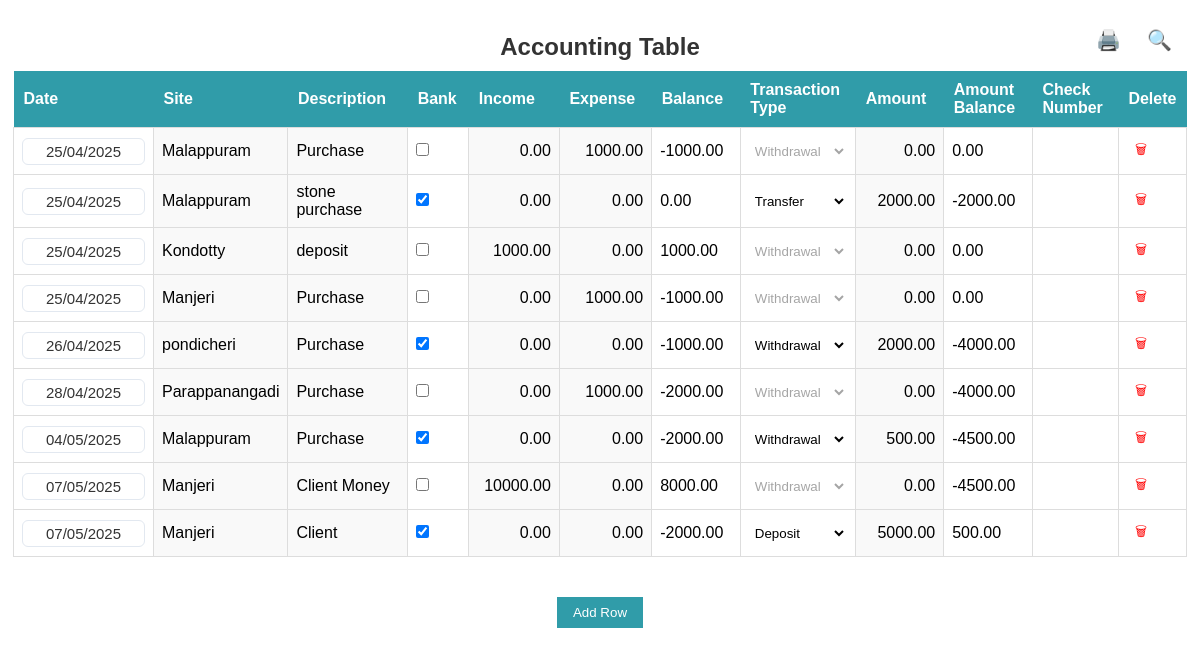
/acclive/, run on the app's committed database.
### acclive/models.py (models this page shows, shortened)
class TableEntry(models.Model):
    date = models.DateField(default=now)
    site_name = models.CharField(max_length=255)
    description = models.TextField(blank=True, null=True)
    bank = models.BooleanField(default=False)  # Checkbox for bank transaction
    income = models.DecimalField(max_digits=15, decimal_places=2, default=0.00)
    expense = models.DecimalField(max_digits=15, decimal_places=2, default=0.00)
    balance = models.DecimalField(max_digits=15, decimal_places=2, default=0.00, editable=False)
    transaction_type = models.CharField(
        max_length=20, choices=[("Withdrawal", "Withdrawal"), ("Transfer", "Transfer"), ("Deposit", "Deposit")],
        blank=True, null=True
    )
    amount = models.DecimalField(max_digits=15, decimal_places=2, default=0.00)
    amount_balance = models.DecimalField(max_digits=15, decimal_places=2, default=0.00, editable=False)
    check_number = models.CharField(max_length=50, blank=True, default="")
    deleted = models.BooleanField(default=False)  # Soft delete field

### acclive/views.py (the view)
# urls.py: path('', table_view, name='table'),
def table_view(request):
    entries = TableEntry.objects.filter(deleted=False).order_by("date")
    return render(request, 'table.html', {'entries': entries})

### acclive/templates/table.html (shortened to what this page needs)
<!DOCTYPE html>
<html lang="en">
<head>
    <link rel="stylesheet" href="https://cdn.jsdelivr.net/npm/flatpickr/dist/flatpickr.min.css">
</head>
<body>
<div class="table-container">
    <div class="table-header">
        <h1 class="table-title">Accounting Table</h1>
        <div style="position: absolute; top: 20px; right: 20px; display: flex; align-items: center;">
            <span id="printIcon" style="cursor: pointer; font-size: 20px; color: #309CA9; padding: 8px; border-radius: 50%; transition: background-color 0.3s; margin-right: 10px;" title="Print table">🖨️</span>
            <span id="searchIcon" style="cursor: pointer; font-size: 20px; color: #309CA9; padding: 8px; border-radius: 50%; transition: background-color 0.3s;" title="Search by date">🔍</span>
        </div>
    </div>
    <div style="overflow-x: auto;">
<table id="accounting-table">
    <thead>
        <tr>
            <th>Date</th><th>Site</th><th>Description</th><th>Bank</th>
            <th>Income</th><th>Expense</th><th>Balance</th>
            <th>Transaction Type</th><th>Amount</th><th>Amount Balance</th><th>Check Number</th>
            <th>Delete</th>
        </tr>
    </thead>
    <tbody>
        {% for entry in entries %}
        <tr data-id="{{ entry.id }}">
            <td><input type="text" class="date-input" value="{{ entry.date|date:'d/m/Y' }}" onchange="updateBalances()"></td>
            <td contenteditable="true" class="editable">{{ entry.site_name }}</td>
            <td contenteditable="true" class="editable">{{ entry.description }}</td>
            <td><input type="checkbox" class="bank-checkbox" {% if entry.bank %}checked{% endif %} onchange="toggleBankMode(this)"></td>
            <td contenteditable="true" class="editable numeric income" oninput="updateBalances()">{{ entry.income|default:"0.00" }}</td>
            <td contenteditable="true" class="editable numeric expense" oninput="updateBalances()">{{ entry.expense|default:"0.00" }}</td>
            <td class="balance">{{ entry.balance|default:"0.00" }}</td>
            <td>
                <select class="transaction-type" {% if not entry.bank %}disabled{% endif %} onchange="updateBalances()">
                    <option {% if entry.transaction_type == 'Withdrawal' %}selected{% endif %}>Withdrawal</option>
                    <option {% if entry.transaction_type == 'Transfer' %}selected{% endif %}>Transfer</option>
                    <option {% if entry.transaction_type == 'Deposit' %}selected{% endif %}>Deposit</option>
                </select>
            </td>
            <td contenteditable="true" class="editable numeric amount" {% if not entry.bank %}class="disabled"{% endif %} oninput="updateBalances()">{{ entry.amount|default:"0.00" }}</td>
            <td class="amount-balance">{{ entry.amount_balance|default:"0.00" }}</td>
            <td><input type="text" class="check-number" {% if not entry.bank %}disabled{% endif %} value="{{ entry.check_number }}"></td>
            <td><button class="delete-btn" onclick="deleteRow(this)">🗑</button></td>
        </tr>
        {% endfor %}
    </tbody>
</table>
    </div>
<div id="addRowContainer">
    <button id="addRowBtn">Add Row</button>
</div>
</div>
</body>
</html>

### acclive/templates/table.html (style rules this page uses)
body { font-family: Arial, sans-serif; padding: 5px; padding-bottom: 60px; }
.table-container { max-width: none; margin: 20px 0 0 0; padding: 0; width: 100%; }
.table-header { text-align: center; margin-bottom: 10px; padding: 0 !important; }
.table-title { font-size: 24px; color: #333; margin: 0; font-weight: bold; }
table { width: 100%; border-collapse: collapse; margin-bottom: 20px; font-size: 16px; }
th { background-color: #309CA9; color: white; padding: 10px; text-align: left; font-weight: bold; }
td { border: 1px solid #ddd; padding: 8px; text-align: left; }
.editable { background-color: #f9f9f9; cursor: pointer; }
input, select { width: 100%; border: none; background: transparent; padding: 2px; }
.numeric { text-align: right; }
.delete-btn { color: red; cursor: pointer; background: none; border: none; padding: 4px 8px; }
#addRowContainer { text-align: center; margin-top: 20px; margin-bottom: 40px; }
#addRowBtn { padding: 8px 16px; background: #309CA9; color: white; border: none; cursor: pointer; }
.bank-checkbox { margin: 0; padding: 0; width: auto; }
.date-input { font-size: 15px; font-weight: 500; width: 100%; padding: 4px 8px; border: 1px solid #e2e8f0; border-radius: 6px; font-family: Arial, sans-serif; color: #333; background-color: white; box-sizing: border-box; min-width: 0; text-align: center; }
#accounting-table th:nth-child(1), #accounting-table td:nth-child(1) { width: 120px; min-width: 120px; max-width: 120px; }
#accounting-table th:nth-child(2), #accounting-table td:nth-child(2) { width: 100px; }
#accounting-table th:nth-child(3), #accounting-table td:nth-child(3) { width: 150px; }
#accounting-table th:nth-child(4), #accounting-table td:nth-child(4) { width: 50px; }
#accounting-table th:nth-child(5), #accounting-table td:nth-child(5), #accounting-table th:nth-child(6), #accounting-table td:nth-child(6), #accounting-table th:nth-child(7), #accounting-table td:nth-child(7) { width: 100px; }
#accounting-table th:nth-child(8), #accounting-table td:nth-child(8) { width: 120px; }
#accounting-table th:nth-child(9), #accounting-table td:nth-child(9), #accounting-table th:nth-child(10), #accounting-table td:nth-child(10) { width: 100px; }
#accounting-table th:nth-child(11), #accounting-table td:nth-child(11) { width: 90px; }
#accounting-table th:nth-child(12), #accounting-table td:nth-child(12) { width: 40px; }

### data on the page
TableEntry: date "25/04/2025", site_name "Malappuram", description "Purchase", income "0.00", expense "1000.00", balance "-1000.00", transaction_type+bank "Withdrawal", amount "0.00", amount_balance "0.00"
TableEntry: date "25/04/2025", site_name "Malappuram", description "stone purchase", bank "☑", income "0.00", expense "0.00", balance "0.00", transaction_type+bank "Transfer", amount "2000.00", amount_balance "-2000.00"
TableEntry: date "25/04/2025", site_name "Kondotty", description "deposit", income "1000.00", expense "0.00", balance "1000.00", transaction_type+bank "Withdrawal", amount "0.00", amount_balance "0.00"
TableEntry: date "25/04/2025", site_name "Manjeri", description "Purchase", income "0.00", expense "1000.00", balance "-1000.00", transaction_type+bank "Withdrawal", amount "0.00", amount_balance "0.00"
TableEntry: date "26/04/2025", site_name "pondicheri", description "Purchase", bank "☑", income "0.00", expense "0.00", balance "-1000.00", transaction_type+bank "Withdrawal", amount "2000.00", amount_balance "-4000.00"
TableEntry: date "28/04/2025", site_name "Parappanangadi", description "Purchase", income "0.00", expense "1000.00", balance "-2000.00", transaction_type+bank "Withdrawal", amount "0.00", amount_balance "-4000.00"
TableEntry: date "04/05/2025", site_name "Malappuram", description "Purchase", bank "☑", income "0.00", expense "0.00", balance "-2000.00", transaction_type+bank "Withdrawal", amount "500.00", amount_balance "-4500.00"
TableEntry: date "07/05/2025", site_name "Manjeri", description "Client Money", income "10000.00", expense "0.00", balance "8000.00", transaction_type+bank "Withdrawal", amount "0.00", amount_balance "-4500.00"
TableEntry: date "07/05/2025", site_name "Manjeri", description "Client", bank "☑", income "0.00", expense "0.00", balance "-2000.00", transaction_type+bank "Deposit", amount "5000.00", amount_balance "500.00"
